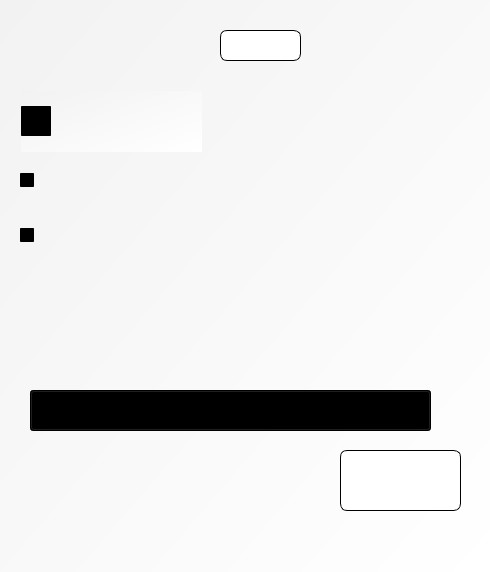
<?xml version="1.0" encoding="UTF-8"?>
<ui version="4.0">
 <class>setting</class>
 <widget class="QDialog" name="setting">
  <property name="windowModality">
   <enum>Qt::ApplicationModal</enum>
  </property>
  <property name="geometry">
   <rect>
    <x>0</x>
    <y>0</y>
    <width>490</width>
    <height>572</height>
   </rect>
  </property>
  <property name="windowTitle">
   <string>setting</string>
  </property>
  <property name="styleSheet">
   <string notr="true">background-color: qlineargradient(spread:pad, x1:0, y1:0, x2:1, y2:1, stop:0 rgba(242, 242, 242, 255), stop:1 rgba(255, 255, 255, 255));</string>
  </property>
  <widget class="QLabel" name="File_MainText">
   <property name="geometry">
    <rect>
     <x>21</x>
     <y>320</y>
     <width>401</width>
     <height>51</height>
    </rect>
   </property>
   <property name="styleSheet">
    <string notr="true">background-color: qlineargradient(spread:pad, x1:0, y1:0, x2:0, y2:0, stop:0 rgba(0, 0, 0, 0), stop:1 rgba(255, 255, 255, 255));</string>
   </property>
   <property name="text">
    <string>&lt;html&gt;&lt;head/&gt;&lt;body&gt;&lt;p&gt;&lt;img src=&quot;:/img/img/화질 설정_50.png&quot;/&gt;&lt;/p&gt;&lt;/body&gt;&lt;/html&gt;</string>
   </property>
  </widget>
  <widget class="QLabel" name="Alram_MainText">
   <property name="geometry">
    <rect>
     <x>20</x>
     <y>20</y>
     <width>191</width>
     <height>51</height>
    </rect>
   </property>
   <property name="minimumSize">
    <size>
     <width>54</width>
     <height>12</height>
    </size>
   </property>
   <property name="styleSheet">
    <string notr="true">background-color: qlineargradient(spread:pad, x1:0, y1:0, x2:0, y2:0, stop:0 rgba(0, 0, 0, 0), stop:1 rgba(255, 255, 255, 255));</string>
   </property>
   <property name="text">
    <string>&lt;html&gt;&lt;head/&gt;&lt;body&gt;&lt;p&gt;&lt;img src=&quot;:/img/img/알람설정_50.png&quot;/&gt;&lt;/p&gt;&lt;/body&gt;&lt;/html&gt;</string>
   </property>
  </widget>
  <widget class="QPushButton" name="pushButton_3">
   <property name="geometry">
    <rect>
     <x>220</x>
     <y>30</y>
     <width>81</width>
     <height>31</height>
    </rect>
   </property>
   <property name="styleSheet">
    <string notr="true">QPushButton{background-color: #ffffff;
selection-color: #ffffff;
color: #ffffff;

border: 1px solid  #000000;
border-radius: 7px;
padding-right: 5px; 
padding-left: 5px;
padding-top: 5px;
padding-bottom: 5px;
}

QPushButton:hover
{
	background-color: #F28B30;
	border: 1px solid  #000000;
}</string>
   </property>
   <property name="text">
    <string/>
   </property>
   <property name="icon">
    <iconset resource="../resources/resources.qrc">
     <normaloff>:/img/img/초기화_35.png</normaloff>:/img/img/초기화_35.png</iconset>
   </property>
   <property name="iconSize">
    <size>
     <width>43</width>
     <height>43</height>
    </size>
   </property>
  </widget>
  <widget class="QPushButton" name="pushButton_4">
   <property name="geometry">
    <rect>
     <x>340</x>
     <y>450</y>
     <width>121</width>
     <height>61</height>
    </rect>
   </property>
   <property name="styleSheet">
    <string notr="true">QPushButton{background-color: #ffffff;
selection-color: #ffffff;
color: #ffffff;

border: 1px solid  #000000;
border-radius: 7px;
padding-right: 5px; 
padding-left: 5px;
padding-top: 5px;
padding-bottom: 5px;
}

QPushButton:hover
{
	background-color: #F28B30;
	border: 1px solid  #000000;
}</string>
   </property>
   <property name="text">
    <string/>
   </property>
   <property name="icon">
    <iconset resource="../resources/resources.qrc">
     <normaloff>:/img/img/확인_30.png</normaloff>:/img/img/확인_30.png</iconset>
   </property>
   <property name="iconSize">
    <size>
     <width>43</width>
     <height>43</height>
    </size>
   </property>
  </widget>
  <widget class="QComboBox" name="logvideo_combox">
   <property name="geometry">
    <rect>
     <x>30</x>
     <y>390</y>
     <width>401</width>
     <height>41</height>
    </rect>
   </property>
   <item>
    <property name="text">
     <string>효율 저장 (저화질 압축으로 인한 영상 화질 저하 발생)</string>
    </property>
   </item>
   <item>
    <property name="text">
     <string>고화질 (1920x1080)</string>
    </property>
   </item>
   <item>
    <property name="text">
     <string>일반화질 (1280x720)</string>
    </property>
   </item>
  </widget>
  <widget class="QCheckBox" name="helmet_alram">
   <property name="geometry">
    <rect>
     <x>21</x>
     <y>91</y>
     <width>181</width>
     <height>61</height>
    </rect>
   </property>
   <property name="sizePolicy">
    <sizepolicy hsizetype="Minimum" vsizetype="Fixed">
     <horstretch>0</horstretch>
     <verstretch>0</verstretch>
    </sizepolicy>
   </property>
   <property name="styleSheet">
    <string notr="true">background-color: qlineargradient(spread:pad, x1:0, y1:0, x2:0, y2:0, stop:0 rgba(0, 0, 0, 0), stop:1 rgba(255, 255, 255, 255));

QCheckBox {
    spacing: 5px;
}

QCheckBox::indicator {
    width: 30px;
    height: 30px;
}</string>
   </property>
   <property name="text">
    <string/>
   </property>
   <property name="icon">
    <iconset resource="../resources/resources.qrc">
     <normaloff>:/img/img/안전모 유무.png</normaloff>:/img/img/안전모 유무.png</iconset>
   </property>
   <property name="iconSize">
    <size>
     <width>128</width>
     <height>128</height>
    </size>
   </property>
   <property name="checked">
    <bool>true</bool>
   </property>
  </widget>
  <widget class="QCheckBox" name="rack_alram">
   <property name="geometry">
    <rect>
     <x>20</x>
     <y>140</y>
     <width>221</width>
     <height>81</height>
    </rect>
   </property>
   <property name="styleSheet">
    <string notr="true">background-color: qlineargradient(spread:pad, x1:0, y1:0, x2:0, y2:0, stop:0 rgba(0, 0, 0, 0), stop:1 rgba(255, 255, 255, 255));</string>
   </property>
   <property name="text">
    <string/>
   </property>
   <property name="icon">
    <iconset resource="../resources/resources.qrc">
     <normaloff>:/img/img/위험구역_35.png</normaloff>:/img/img/위험구역_35.png</iconset>
   </property>
   <property name="iconSize">
    <size>
     <width>128</width>
     <height>128</height>
    </size>
   </property>
   <property name="checked">
    <bool>true</bool>
   </property>
  </widget>
  <widget class="QCheckBox" name="car_alram">
   <property name="geometry">
    <rect>
     <x>20</x>
     <y>210</y>
     <width>141</width>
     <height>51</height>
    </rect>
   </property>
   <property name="styleSheet">
    <string notr="true">background-color: qlineargradient(spread:pad, x1:0, y1:0, x2:0, y2:0, stop:0 rgba(0, 0, 0, 0), stop:1 rgba(255, 255, 255, 255));</string>
   </property>
   <property name="text">
    <string/>
   </property>
   <property name="icon">
    <iconset resource="../resources/resources.qrc">
     <normaloff>:/img/img/충돌.png</normaloff>:/img/img/충돌.png</iconset>
   </property>
   <property name="iconSize">
    <size>
     <width>256</width>
     <height>256</height>
    </size>
   </property>
   <property name="checked">
    <bool>true</bool>
   </property>
  </widget>
 </widget>
 <resources>
  <include location="../resources/resources.qrc"/>
 </resources>
 <connections>
  <connection>
   <sender>pushButton_4</sender>
   <signal>clicked()</signal>
   <receiver>setting</receiver>
   <slot>ok()</slot>
   <hints>
    <hint type="sourcelabel">
     <x>445</x>
     <y>649</y>
    </hint>
    <hint type="destinationlabel">
     <x>144</x>
     <y>256</y>
    </hint>
   </hints>
  </connection>
  <connection>
   <sender>pushButton_3</sender>
   <signal>clicked()</signal>
   <receiver>setting</receiver>
   <slot>Alram_setting_reset()</slot>
   <hints>
    <hint type="sourcelabel">
     <x>297</x>
     <y>46</y>
    </hint>
    <hint type="destinationlabel">
     <x>350</x>
     <y>56</y>
    </hint>
   </hints>
  </connection>
 </connections>
 <slots>
  <slot>ok()</slot>
  <slot>Alram_setting_reset()</slot>
  <slot>Logvideo_path()</slot>
 </slots>
</ui>
